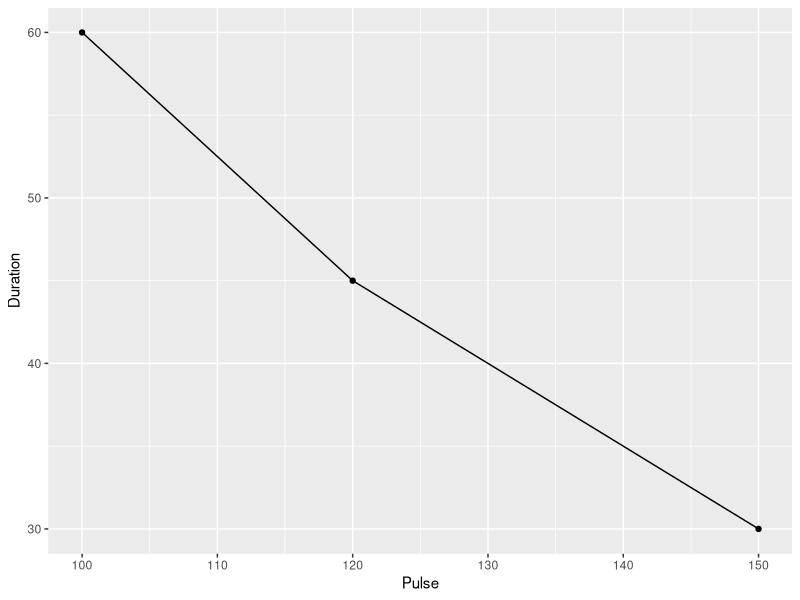

The R script that drew this image:
library(ggplot2)
library(dplyr)

d <- data.frame (
  Training = c("Strength", "Stamina", "Other"),
  Pulse = c(100, 150, 120),
  Duration = c(60, 30, 45)
)

d %>% ggplot( aes(x=Pulse, y=Duration)) +
  geom_line() +
  geom_point()